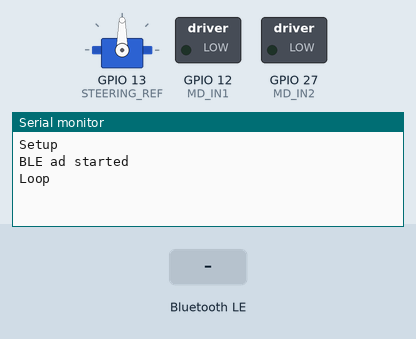
Simulated run of this sketch. Board: ESP32. Shown: servo, switched loads named in the sketch (green lamp = pin HIGH), the last lines printed to the serial monitor. The inputs (shaded band) are chosen by the test bench. Nothing arrives over Bluetooth unless stated; a phone connects over Bluetooth LE 3 s after start.

Above: at 1.2 s.
1.3 s: Bluetooth LE write "1" received
At 2.0 s:
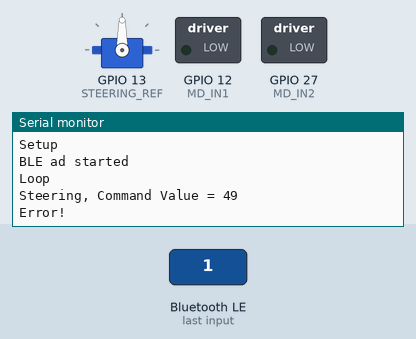
2.8 s: Bluetooth LE write "1" received
At 3.2 s:
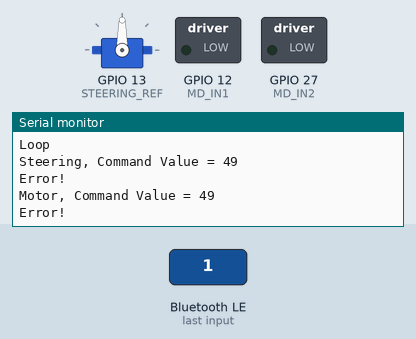

Measured:
- after the input at 1.3 s, the serial monitor: prints a new line at once (image 1)
- after the input at 2.8 s, the serial monitor: prints a new line at once (image 2)

The sketch:

AckermanCar.ino
```cpp
#include <BLEDevice.h>
#include <BLEUtils.h>
#include <BLEServer.h>
#include <ESP32Servo.h>

#define SERVICE_UUID "49662679-5858-4a57-8253-3b29f954643a"
#define STEERING_CHARACTERISTIC_UUID "dbba9389-a24f-49f4-9063-8bc7e479bc35"
#define MOTOR_CHARACTERISTIC_UUID "43a5be68-47a6-4bf7-a903-89405a0fc603"
#define BLE_DEVICE_NAME "AckermanCar"
#define MIN_ANGLE 0
#define MAX_ANGLE 130
#define STEPS 7
#define STEP_ANGLE (MAX_ANGLE - MIN_ANGLE) / STEPS
#define STEERING_REF 13
#define MD_IN1 12
#define MD_IN2 27

Servo steering;
int angle = (MAX_ANGLE + MIN_ANGLE) / 2;

bool steer(uint8_t direction)
{
  switch (direction)
  {
  case 1:
    angle = max(0, angle - STEP_ANGLE);
    break;
  case 2:
    angle = min(MAX_ANGLE, angle + STEP_ANGLE);
    break;
  default:
    return false;
  }
  steering.write(angle);
  return true;
}

bool drive(uint8_t direction)
{
  switch (direction)
  {
  case 0:
    digitalWrite(MD_IN1, LOW);
    digitalWrite(MD_IN2, LOW);
    return true;
  case 1:
    digitalWrite(MD_IN1, LOW);
    digitalWrite(MD_IN2, HIGH);
    return true;
  case 2:
    digitalWrite(MD_IN1, HIGH);
    digitalWrite(MD_IN2, LOW);
    return true;
  default:
    return false;
  }
}

class SteeringCallbacks : public BLECharacteristicCallbacks
{
  void onWrite(BLECharacteristic *bleCharacteristic)
  {
    uint8_t value = *(bleCharacteristic->getData());
    Serial.println("Steering, Command Value = " + String(value));
    bool successful = steer(value);
    if (!successful)
    {
      Serial.println("Error!");
    }
  }
};

class MotorCallbacks : public BLECharacteristicCallbacks
{
  void onWrite(BLECharacteristic *bleCharacteristic)
  {
    uint8_t value = *(bleCharacteristic->getData());
    Serial.println("Motor, Command Value = " + String(value));
    bool successful = drive(value);
    if (!successful)
    {
      Serial.println("Error!");
    }
  }
};

void setup()
{
  Serial.begin(115200);

  Serial.println("Setup");

  pinMode(STEERING_REF, OUTPUT);
  pinMode(MD_IN1, OUTPUT);
  pinMode(MD_IN2, OUTPUT);

  steering.attach(STEERING_REF);

  BLEDevice::init(BLE_DEVICE_NAME);

  BLEServer *bleServer = BLEDevice::createServer();
  BLEService *bleService = bleServer->createService(SERVICE_UUID);

  BLECharacteristic *steeringCharacteristic = bleService->createCharacteristic(
      STEERING_CHARACTERISTIC_UUID,
      BLECharacteristic::PROPERTY_READ | BLECharacteristic::PROPERTY_WRITE);

  BLECharacteristic *motorCharacteristic = bleService->createCharacteristic(
      MOTOR_CHARACTERISTIC_UUID,
      BLECharacteristic::PROPERTY_READ | BLECharacteristic::PROPERTY_WRITE);

  steeringCharacteristic->setCallbacks(new SteeringCallbacks());
  motorCharacteristic->setCallbacks(new MotorCallbacks());

  bleService->start();
  BLEAdvertising *bleAdvertising = bleServer->getAdvertising();
  bleAdvertising->addServiceUUID(SERVICE_UUID);
  bleAdvertising->start();
  Serial.println("BLE ad started");
}

void loop()
{
  Serial.println("Loop");
  delay(5000);
}
```
